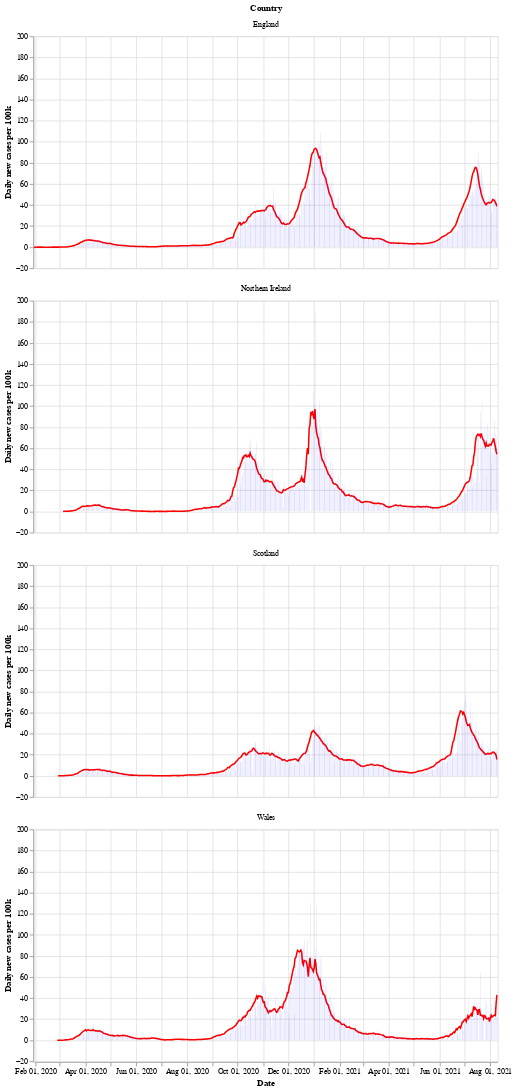

The notebook cell saved with this chart:
### Markdown cell above
Next is a bar chart of the number of new cases in each country (per 100k population), with the 7 day moving average of cases. Again we see that Wales saw a longer period of raising and falling cases compared to the other countries.

After a period of cases falling, each nation is now seeing a rise in the number of cases - especially in Wales.

### Code cell
# collapse
bars = alt.Chart(uk_cases).mark_bar().encode(
    x=alt.X("yearmonthdate(date):T", axis=alt.Axis(title='Date')),
    y=alt.Y("newCasesRate:Q", axis=alt.Axis(title='Daily new cases per 100k')),
    tooltip='newCasesRate',
    color=alt.condition(
        alt.datum.dailyChange > 0,
        alt.value("orange"),  # The positive color
        alt.value("blue")  # The negative color
    )
).properties(title='New cases per 100k population with rolling 7 day average', width=600).interactive()
line = alt.Chart(uk_cases).mark_line(
    color='red',
    size=2,
).transform_window(
    rolling_mean='mean(newCasesRate)',
    frame=[0, 7],
    groupby=['areaName']
).encode(
    x='yearmonthdate(date):T',
    y='rolling_mean:Q'
)
alt.layer(line, bars, data=uk_cases).facet(alt.Row('areaName', title='Country'), columns=1)

### Figure 1 — Vega-Lite specification as saved in the notebook (floating-point values rounded to 4 significant figures; data arrays with more than 128 entries replaced by an {"elided": "..."} marker saying what was removed)
{"config": {"view": {"continuousWidth": 400, "continuousHeight": 300}}, "data": {"name": "data-da8798e5c4bd48e8b6452e1f7b9441aa"}, "facet": {"type": "nominal", "field": "areaName", "title": "Country"}, "spec": {"layer": [{"mark": {"type": "line", "color": "red", "size": 2}, "encoding": {"x": {"type": "temporal", "field": "date", "timeUnit": "yearmonthdate"}, "y": {"type": "quantitative", "field": "rolling_mean"}}, "transform": [{"window": [{"op": "mean", "field": "newCasesRate", "as": "rolling_mean"}], "frame": [0, 7], "groupby": ["areaName"]}]}, {"mark": "bar", "encoding": {"color": {"condition": {"value": "orange", "test": "(datum.dailyChange > 0)"}, "value": "blue"}, "tooltip": {"type": "quantitative", "field": "newCasesRate"}, "x": {"type": "temporal", "axis": {"title": "Date"}, "field": "date", "timeUnit": "yearmonthdate"}, "y": {"type": "quantitative", "axis": {"title": "Daily new cases per 100k"}, "field": "newCasesRate"}}, "selection": {"selector002": {"type": "interval", "bind": "scales", "encodings": ["x", "y"]}}, "title": "New cases per 100k population with rolling 7 day average", "width": 600}]}, "columns": 1, "$schema": "https://vega.github.io/schema/vega-lite/v4.8.1.json", "datasets": {"data-da8798e5c4bd48e8b6452e1f7b9441aa": {"elided": "2140 records"}}}
